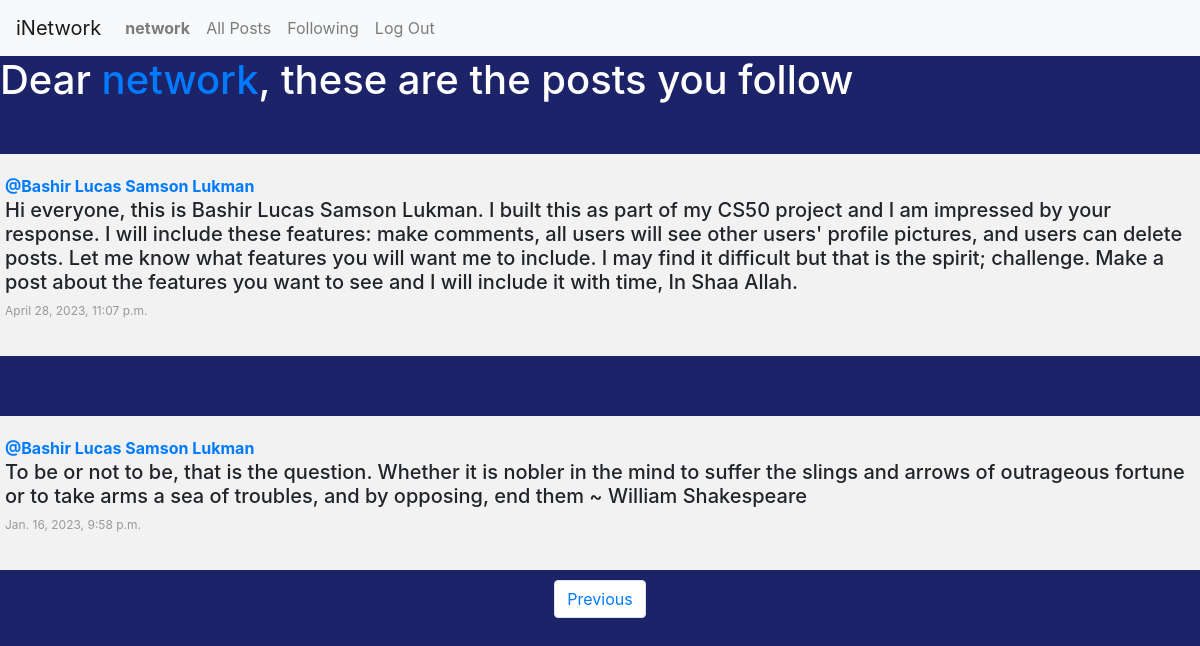
The page /following?page=2 (signed in) on the database its author committed.
### network/models.py (models this page shows, shortened)
class User(AbstractUser):
    profile_pics = models.ImageField(upload_to='profile_pics/', null=True, blank=True)

class Post(models.Model):
    user = models.ForeignKey(User, on_delete=models.CASCADE, blank=True, null=True, related_name="post_user")
    postContent = models.TextField(blank=True)
    timestamp = models.DateTimeField(auto_now_add=True)
    likes = models.IntegerField(default=0)

### network/views.py (the view)
# urls.py: path("following", views.following, name="following"),
def following(request):
    if not request.user.is_authenticated:
        error_message = "You need to log in to access this page."
        return render(request, "network/register.html")
    current_user = User.objects.get(pk=request.user.id)
    following = Follow.objects.filter(following=current_user)
    posts = Post.objects.all().order_by("id").reverse()
    followingPosts = []
    for users in following:
        for post in posts:
            if users.follower == post.user:
                followingPosts.append(post)
    paginator = Paginator(followingPosts, 10) # Show 10 contacts per page.
    page_number = request.GET.get('page')
    page_post = paginator.get_page(page_number)
    return render(request, "network/following.html",{
        "page_post":page_post
    })

### network/templates/network/following.html (shortened to what this page needs)
{% extends "network/layout.html" %}
{% block body %}
<h1 style="color: white;">Dear <a href="{% url 'profile' user_id=user.id %}">{{user.username}}</a>, these are the posts you follow</h1>
    {% for posts in page_post%}
    <div class="row">
      <div class="facebook-post">
        <a href="{% url 'profile' user_id=user.id %}" class="font-weight-bold">@{{posts.user}}</a>
        <h5>{{posts.postContent}}</h5>
        <p class="date">{{posts.timestamp}}</p>
      </div>
    </div>
  {% endfor %}
  <nav aria-label="Page navigation example">
    <ul class="pagination d-flex justify-content-center">
      {% if page_post.has_previous %}
      <li class="page-item"><a class="page-link" href="?page={{page_post.previous_page_number}}">Previous</a></li>
      {% endif %}
    </ul>
  </nav>
{% endblock %}

### network/templates/network/layout.html (shortened to what this page needs)
{% load static %}
<!DOCTYPE html>
<html lang="en">
    <head>
        <link rel="stylesheet" href="https://stackpath.bootstrapcdn.com/bootstrap/4.4.1/css/bootstrap.min.css">
        <link href="{% static 'network/styles.css' %}" rel="stylesheet">
        <link rel="stylesheet" href="https://cdn.jsdelivr.net/npm/bootstrap@4.4.1/dist/css/bootstrap.min.css">
        <link rel="stylesheet" href="https://cdnjs.cloudflare.com/ajax/libs/font-awesome/4.7.0/css/font-awesome.min.css">
    </head>
    <body style="background-color: rgb(29, 35, 104);">
        <nav class="navbar navbar-expand-lg navbar-light bg-light">
            <a class="navbar-brand" href="{% url 'index' %}">iNetwork</a>
            <div>
              <ul class="navbar-nav mr-auto">
                {% if user.is_authenticated %}
                    <li class="nav-item">
                        <a class="nav-link" href="{% url 'profile' user_id=user.id %}"><strong>{{ user.username }}</strong></a>
                    </li>
                {% endif %}
                <li class="nav-item">
                  <a class="nav-link" href="{% url 'index' %}">All Posts</a>
                </li>
                {% if user.is_authenticated %}
                    <li class="nav-item">
                        <a class="nav-link" href="{% url 'following' %}">Following</a>
                    </li>
                    <li class="nav-item">
                        <a class="nav-link" href="{% url 'logout' %}">Log Out</a>
                    </li>
                {% endif %}
              </ul>
            </div>
          </nav>
        <div class="body">
            {% block body %}
            {% endblock %}
        </div>
    </body>
</html>

### network/static/network/styles.css (style rules this page uses)
.row { margin-top: 50px; }
.facebook-post { background-color: #f2f2f2; padding: 20px; border-radius: 5px; margin-bottom: 10px; }
.facebook-post .date { font-size: 12px; color: #999; }

### rows shown on the page
User: username "network"
Post: user "Bashir Lucas Samson Lukman", postContent "Hi everyone, this is Bashir Lucas Samson Lukman. I built this as part of my CS50 project and I am impressed by your response. I will include these features: make comments, all users will see other users' profile pictures, and users can delete posts. Let me know what features you will want me to include. I may find it difficult but that is the spirit; challenge. Make a post about the features you want to see and I will include it with time, In Shaa Allah.", timestamp "April 28, 2023, 11:07 p.m."
Post: user "Bashir Lucas Samson Lukman", postContent "To be or not to be, that is the question. Whether it is nobler in the mind to suffer the slings and arrows of outrageous fortune or to take arms a sea of troubles, and by opposing, end them ~ William Shakespeare", timestamp "Jan. 16, 2023, 9:58 p.m."
